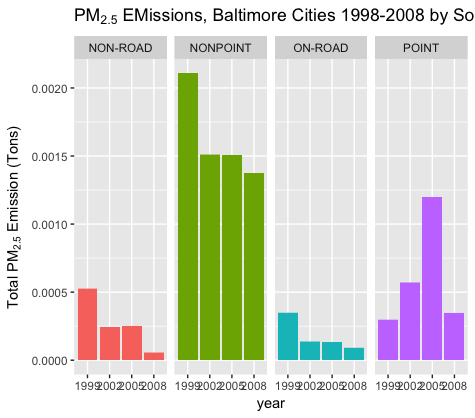

Source code (R):
ggplot(aes(x = factor(year), y= (Emissions/10^6), fill=type), data = NEIBalt)+
  geom_bar(stat = 'identity')+
  facet_grid(.~type,scales = "free",space="free")+
  labs(x='year', y= expression("Total PM"[2.5]*" Emission (Tons)"))+
  labs(title = expression("PM"[2.5]*" EMissions, Baltimore Cities 1998-2008 by Source Type"))+
  guides(fill = F)
